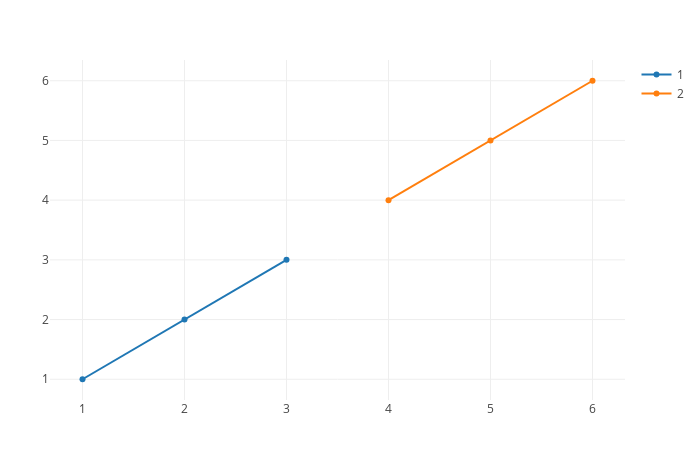

Here is the notebook cell this chart was saved with:
### Code cell
plot_x_y(([1, 2, 3], [4, 5, 6]), ([1, 2, 3], [4, 5, 6]))

### Figure 1 — Plotly figure (JSON) as saved in the notebook; plotly's stock layout.template omitted (floating-point values rounded to 4 significant figures)
{"data": [{"name": "1", "type": "scatter", "x": [1, 2, 3], "y": [1, 2, 3]}, {"name": "2", "type": "scatter", "x": [4, 5, 6], "y": [4, 5, 6]}], "layout": {"autosize": false, "editable": true, "height": 450, "margin": {"b": 50, "l": 50, "r": 50, "t": 60}, "width": 700, "xaxis": {"autorange": true, "range": [0.6813, 6.319], "type": "linear"}, "yaxis": {"autorange": true, "range": [0.6524, 6.348], "type": "linear"}}}
